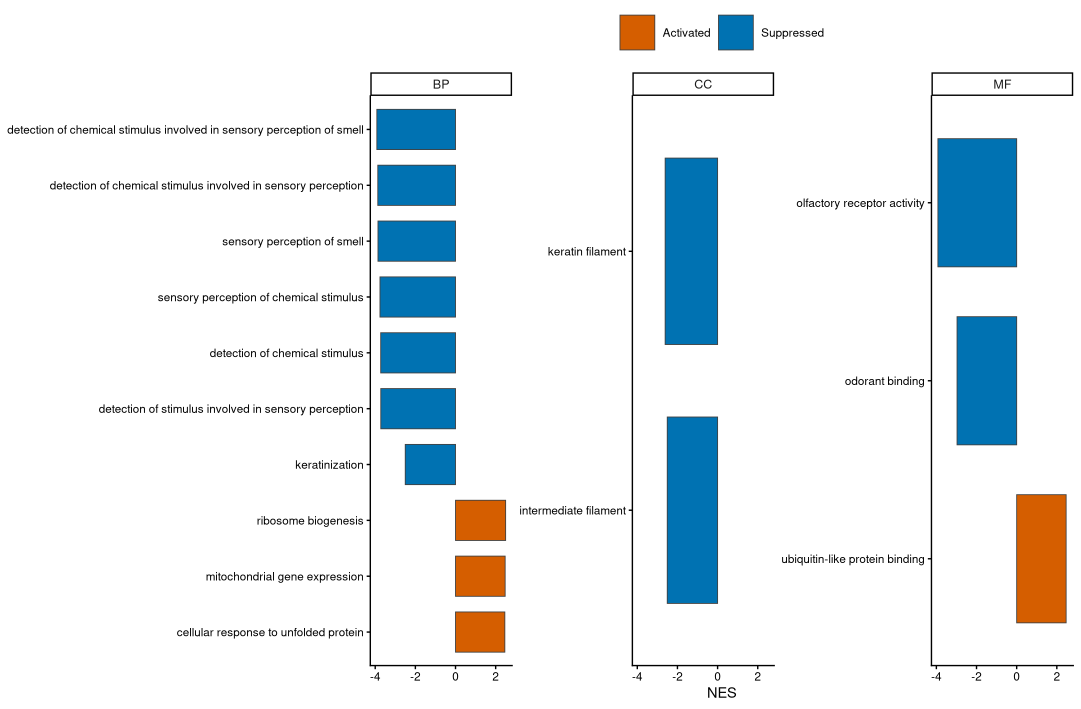
#> input picture local_projects/PRJ_AIMS_V3_20261027/figures/line1_bulk/custom_fig_l1_groupedbar.png, 2161 x 1417 px (shown at 1/2 size)
$ python verify_new_samples.py
#> lines starting #> are read from the running program, lines starting #| are printed output that depends on the picture
#!/usr/bin/env python3
import json
from pathlib import Path

from PIL import Image, ImageDraw, ImageOps, ImageStat

ROOT = Path(__file__).resolve().parents[3]
OUT = Path(__file__).resolve().parent
PROJECT = ROOT / "local_projects" / "PRJ_AIMS_V3_20261027" / "figures"

FILES = [
    ("fig_l1_groupedbar", PROJECT / "line1_bulk" / "custom_fig_l1_groupedbar.png"),
    ("fig_l1_scatter", PROJECT / "line1_bulk" / "custom_fig_l1_scatter.png"),
    ("fig_l1_boxplot", PROJECT / "line1_bulk" / "custom_fig_l1_boxplot.png"),
    ("fig_l1_density", PROJECT / "line1_bulk" / "custom_fig_l1_density.png"),
    ("fig_l1_histogram", PROJECT / "line1_bulk" / "custom_fig_l1_histogram.png"),
    ("fig_l1_violin", PROJECT / "line1_bulk" / "custom_fig_l1_violin.png"),
    ("fig_l2_umap", PROJECT / "line2_scrna" / "custom_fig_l2_umap.png"),
    ("fig_l3_multipanel", PROJECT / "line1_bulk" / "custom_fig_l3_multipanel.png"),
    ("fig_l2p_violin", PROJECT / "line2_scrna" / "custom_fig_l2p_violin.png"),
    ("fig_l3_sankey", PROJECT / "line1_bulk" / "custom_fig_l3_sankey.png"),
]


def inspect(name, path):
    with Image.open(path) as image:
        image.verify()
    with Image.open(path) as image:
        image.load()
        width, height = image.size
        dpi = image.info.get("dpi")
        dpi = [round(float(value), 3) for value in dpi[:2]] if dpi else None
        variance = round(max(ImageStat.Stat(image.convert("RGB")).var), 6)
    valid_dpi = bool(dpi and min(dpi) >= 299.0)
    return {
        "template_id": name,
        "path": str(path.relative_to(ROOT)).replace("\\", "/"),
        "bytes": path.stat().st_size,
        "width": width,
        "height": height,
        "dpi": dpi,
        "pixel_variance": variance,
        "valid_dpi": valid_dpi,
        "valid": width > 0 and height > 0 and valid_dpi and variance > 1.0,
    }


thumbs = []
for name, path in FILES:
    image = Image.open(path).convert("RGB")
#> image is the input picture: PIL image 2161x1417 RGB; mean R, G, B 230.6, 237, 240.2
    image.thumbnail((480, 300))
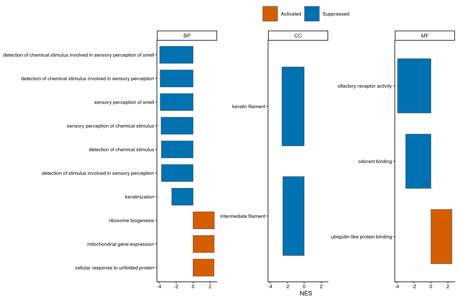
#> image: PIL image 458x300 RGB; mean R, G, B 230.4, 236.8, 240
    tile = Image.new("RGB", (500, 340), "white")
#> tile: PIL image 500x340 RGB; every value is 255
    x = (500 - image.width) // 2
#> x = 21
    y = 30 + (300 - image.height) // 2
#> y = 30
    tile.paste(image, (x, y))
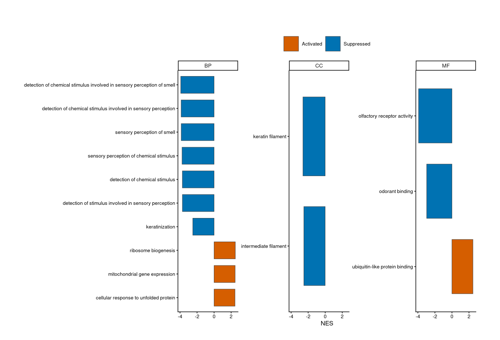
#> tile: PIL image 500x340 RGB; mean R, G, B 235.1, 240.3, 242.9
    ImageDraw.Draw(tile).text((12, 8), name, fill="black")
    thumbs.append(tile)
#> pass 2 of the loop `for name, path in FILES:`:
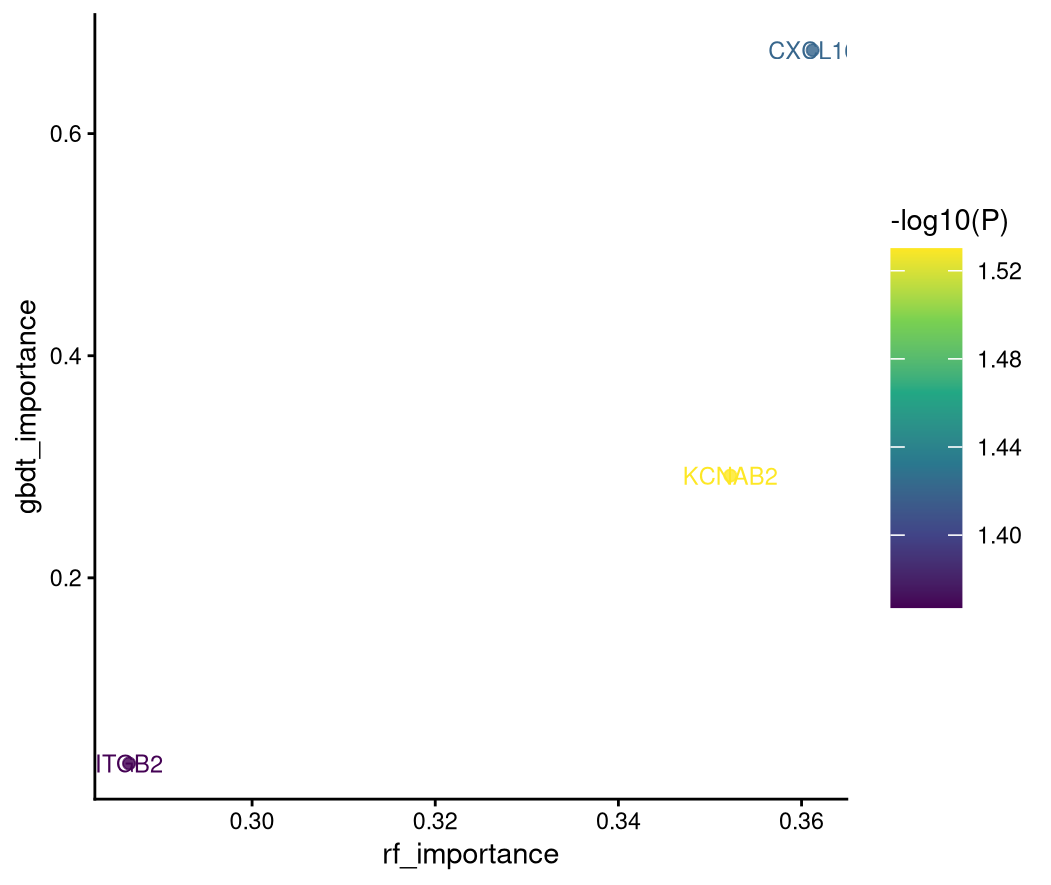
#> input picture local_projects/PRJ_AIMS_V3_20261027/figures/line1_bulk/custom_fig_l1_scatter.png, 1051 x 885 px
#> image is the input picture: PIL image 1051x885 RGB; mean R, G, B 247.5, 248.8, 248
#> `image.thumbnail((480, 300))`:
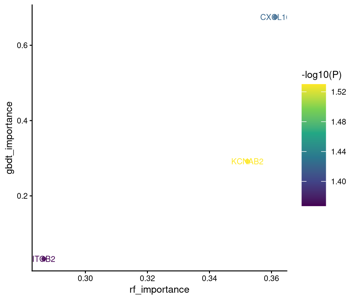
#> image: PIL image 356x300 RGB; mean R, G, B 247.4, 248.7, 247.9
#> `tile.paste(image, (x, y))`:
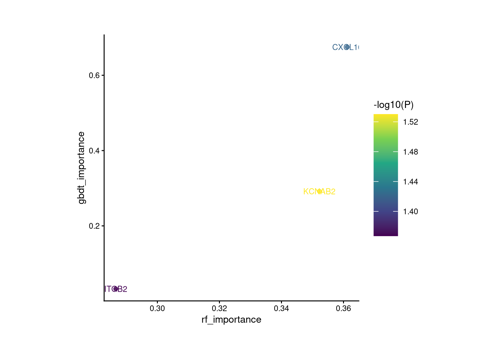
#> tile: PIL image 500x340 RGB; mean R, G, B 250.2, 251, 250.5
#> pass 3 of the loop `for name, path in FILES:`:
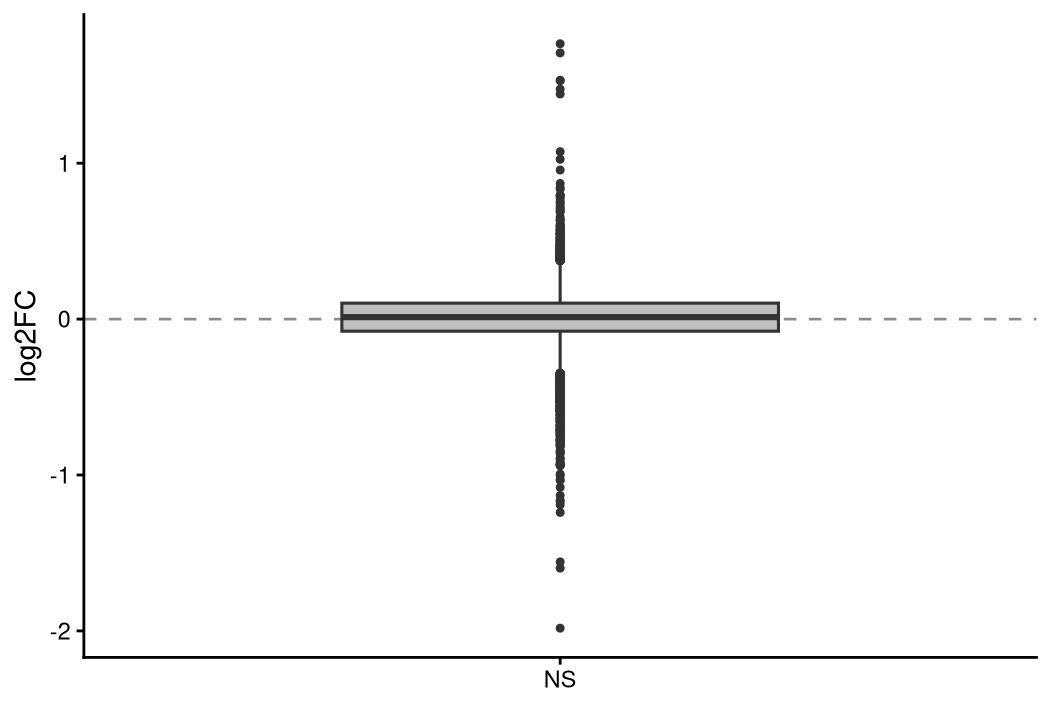
#> input picture local_projects/PRJ_AIMS_V3_20261027/figures/line1_bulk/custom_fig_l1_boxplot.png, 1051 x 708 px
#> image is the input picture: PIL image 1051x708 RGB; min 0, max 255, mean 249.9
#> `image.thumbnail((480, 300))`:
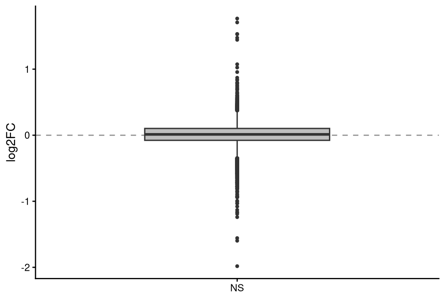
#> image: PIL image 445x300 RGB; min 0, max 255, mean 249.8
#> `tile.paste(image, (x, y))`:
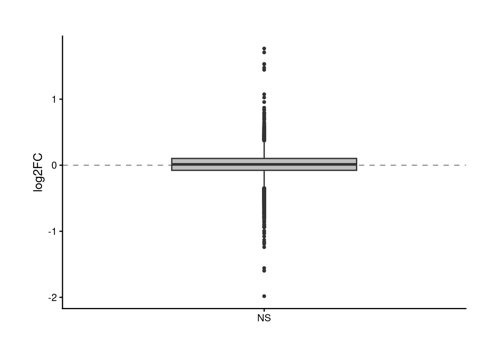
#> tile: PIL image 500x340 RGB; min 0, max 255, mean 250.9
#> (the run stopped early here; a loop or call above may not have finished)
